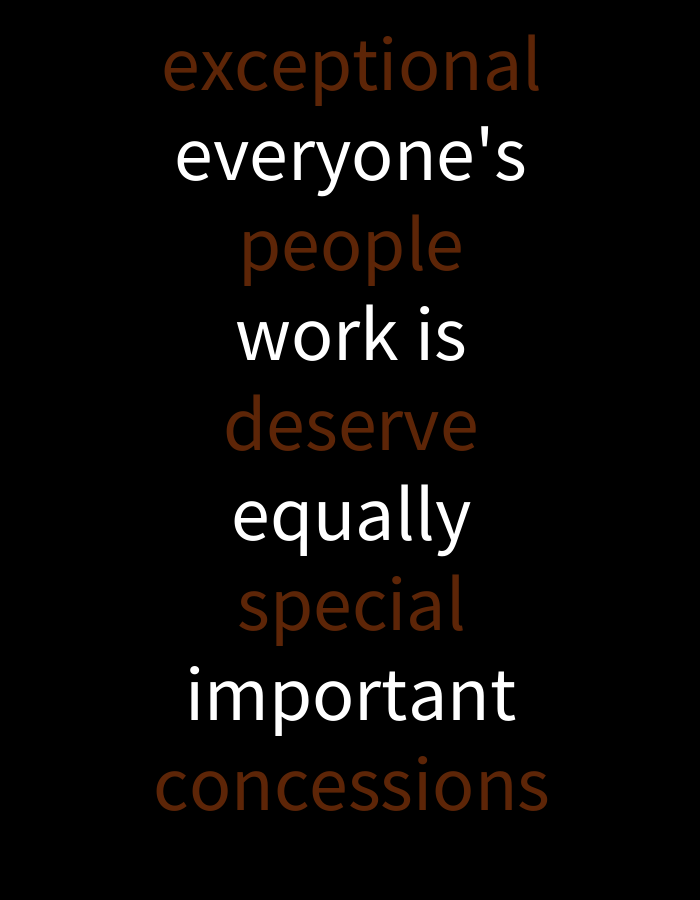
Frame 1 (no input)
Frame 60 (the mouse pressed at the canvas centre just before this capture): identical to frame 1, image omitted
Frame 120 (the mouse held since frame 60 and released just before this capture): identical to frame 1, image omitted

The Processing sketch that drew this single still picture (run headless with seeded random() and noise(); from frame 60 on, the mouse is pressed at the canvas centre):

// Processing sketch: A13_JennyHolzer_240208a
// ── A13_JennyHolzer_240208a.pde
// Nathan Ellis 2024-02-08
// THE PLAN IS SIMPLE:
// Source Material: "Exceptional People Deserve Special Concessions"
// AND "Everyone's Work is Equally Important"
// From Jenny Holzer's "Truisms"
// Intersperse them in between each other line-for-line
// 1 word per line, except put "work is" together
// "everyone's..." should be clear and in front
// "exceptional..." is an echo in the background

void setup(){
  size(700, 900);
}

void draw(){
  // setting up canvas
  background(#000000);
  translate(width * 0.5, 0);
  
  // text setup - first wave
  textSize(78);
  fill(#5d2507);
  textAlign(CENTER);
  
  // text generation - first wave
  text("exceptional", 0, 90);
  text("people", 0, 270);
  text("deserve", 0, 450);
  text("special", 0, 630);
  text("concessions", 0, 810);
  
  // text setup - final wave (i did this first because it kinda 
  // determines the whole text layout)
  fill(#FFFFFF);
  
  // a huge wave of text generation is approaching - final wave
  text("everyone's", 0, 180);
  text("work is", 0, 360);
  text("equally", 0, 540);
  text("important", 0, 720);
}
